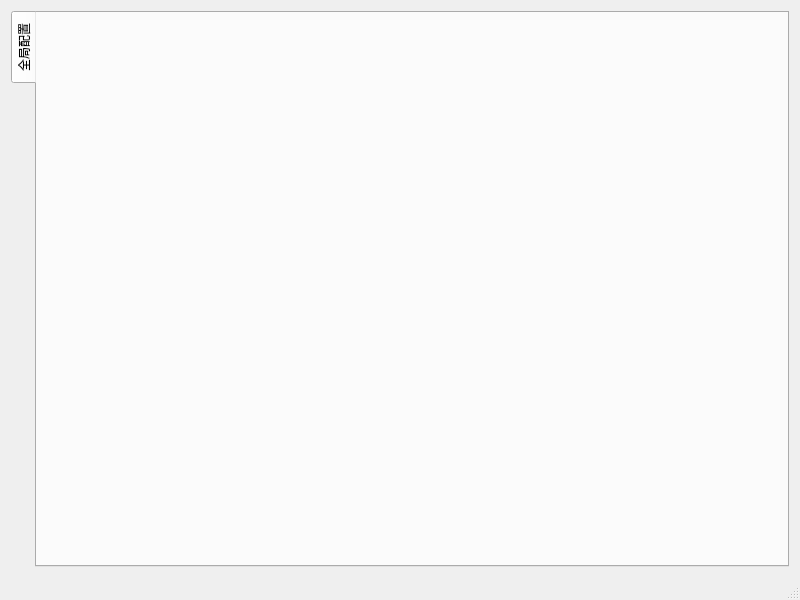
<?xml version="1.0" encoding="UTF-8"?>
<ui version="4.0">
 <class>MainWindow</class>
 <widget class="QMainWindow" name="MainWindow">
  <property name="geometry">
   <rect>
    <x>0</x>
    <y>0</y>
    <width>800</width>
    <height>600</height>
   </rect>
  </property>
  <property name="windowTitle">
   <string>MainWindow</string>
  </property>
  <widget class="QWidget" name="centralWidget">
   <layout class="QGridLayout" name="gridLayout">
    <item row="0" column="0">
     <widget class="QTabWidget" name="tabWidget">
      <property name="enabled">
       <bool>true</bool>
      </property>
      <property name="styleSheet">
       <string notr="true">QTabWidget::pane /* The tab widget frame */
{
    top:40px;
    border-image: url(:/assert/buttonback.png);
}

/* QTabWidget::tab */
/* 如果使用CustomTabStyle进行格式控制,这里就不能配置相关格式 */
/* 不然代码中的格式不会起作用 */

/*整个最上面的tab栏*/
QTabWidget::tab-bar {
    alignment: left;
}
</string>
      </property>
      <property name="tabPosition">
       <enum>QTabWidget::West</enum>
      </property>
      <property name="currentIndex">
       <number>0</number>
      </property>
      <widget class="SettingForm" name="settingForm">
       <attribute name="title">
        <string>全局配置</string>
       </attribute>
      </widget>
     </widget>
    </item>
   </layout>
  </widget>
  <widget class="QStatusBar" name="statusBar"/>
 </widget>
 <layoutdefault spacing="6" margin="11"/>
 <customwidgets>
  <customwidget>
   <class>SettingForm</class>
   <extends>QWidget</extends>
   <header>settingform.h</header>
   <container>1</container>
  </customwidget>
 </customwidgets>
 <resources/>
 <connections/>
</ui>
